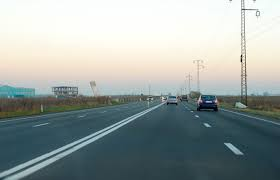
#> input picture DN1_1.jpg, 280 x 180 px, given in place of output1.mp4, which was not available
$ python caine.py   (older library calls are emulated)
#> lines starting #> are read from the running program, lines starting #| are printed output that depends on the picture; after the words box and inside, x2 and y2 are one past the last pixel; in counts of white or black regions, pixels touching at a corner belong together; pictures that were not available may be replaced by others from this repository, and a replacement may not be noted
import cv2
import numpy as np
import imutils
from imutils.video import WebcamVideoStream
from imutils.video import FPS
import time

#img = cv2.imread(r'C:\Users\dell\PycharmProjects\untitled\venv\caine.jpg')

cap = WebcamVideoStream(r'D:\boschmobchl\AndreiBosch\Advanced-Lane-Detection\output1.mp4').start()
# cap = cv2.VideoCapture(src=0)
time.sleep(1)
fps = FPS().start()

sx_thresh = (100, 255)
while True:
    img = cap.read()
#> img is the input picture: shape (180, 280, 3); mean B, G, R 159.7, 161.8, 152.1
    width = int(img.shape[1] * 50 / 100)
#> width = 140
    height = int(img.shape[0] * 50 / 100)
#> height = 90
    dim = (width, height)
#> dim = (140, 90)
    resized_img = cv2.resize(img, dim, interpolation=cv2.INTER_AREA)
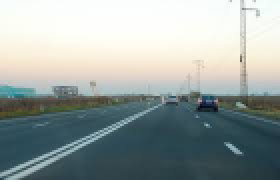
#> resized_img: shape (90, 140, 3) (shown 2 times larger); mean B, G, R 159.8, 162, 152.2


    frame = resized_img
    frame = frame[int(height/2):height, 0:0+width]
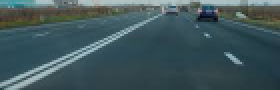
#> frame: shape (45, 140, 3) (shown 2 times larger); mean B, G, R 91.9, 87.3, 64.9


    blurred = cv2.GaussianBlur(frame, (7, 7), 0)
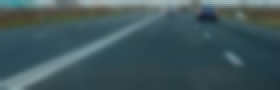
#> blurred: shape (45, 140, 3) (shown 2 times larger); mean B, G, R 91.8, 87.2, 64.8
    # [9 lines of commented-out code are left out]

    lower_white = np.array([[144, 144, 144]])
    upper_white = np.array([[255, 255, 255]])

    maskwhite = cv2.inRange(blurred, lower_white, upper_white)
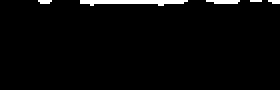
#> maskwhite: shape (45, 140) (shown 2 times larger); 2.7% white; 5 white regions (3 under 20 px), largest, box (x1, y1, x2, y2) and area: (40, 0, 94, 3) 111, (103, 0, 120, 2) 29
    reswhite = cv2.bitwise_and(blurred, blurred, mask = maskwhite)
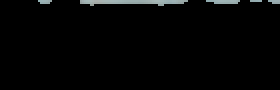
#> reswhite: shape (45, 140, 3) (shown 2 times larger); mean B, G, R 4.6, 4.6, 4.1

    sobelx = cv2.Sobel(reswhite, cv2.CV_64F, 1, 0, ksize=1)
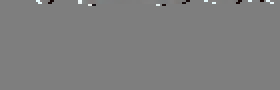
#> sobelx: shape (45, 140, 3) float64 (shown 2 times larger); mean B, G, R 0.1, 0.1, 0.1; drawn with min black and max white
    abs_sobelx = np.absolute(sobelx)
    scaled_sobelx = np.uint8(255 * abs_sobelx / np.max(abs_sobelx))
    sxbinary = np.zeros_like(scaled_sobelx)
    sxbinary[(scaled_sobelx >= sx_thresh[0]) & (scaled_sobelx <= sx_thresh[1])] = 1
    sxbinarye = sxbinary * 255  # (0, 255) cv2.imshow afiseaza doar in intervalul 0,255
    #daca ii dai intervalul 0,1, ea o sa iti dea inapoi imaginea in negru complet

    combined_binary = np.zeros_like(sxbinary)

    combined_binary[((reswhite >= 1) & (sxbinary == 1))] = 1
    # combined_binary[((g_binary == 1) & (sxbinary == 1))] = 1
    totalbinerye = combined_binary * 255


    cv2.imshow('verif_blurr', blurred)
    cv2.imshow('verif_final', totalbinerye)
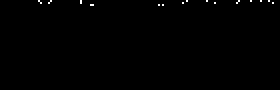
#> window 'verif_final': shape (45, 140, 3) (shown 2 times larger); 0.32% white in thin lines or dots, all inside (x1, y1, x2, y2) = (19, 0, 137, 3)
    #cv2.imshow('verif_imagine',sxbinarye)
    #cv2.imshow('rezultat', reswhite)
    k = cv2.waitKey(7) & 0xff
#> (key Esc is pressed here)
    if k == 27:
        break
    fps.update()

fps.stop()
print("[INFO] approx. FPS: {:.2f}".format(fps.fps()))
cap.stop()
cv2.destroyAllWindows()

# [77 lines of commented-out code are left out]


'''

binary_img = pipeline(img)

    undist = cv2.undistort(binary_img, mtx, dist, None, mtx)
    #cv2.imshow('verif_img_binara_undst',undist)
    #cv2.waitKey(0)
    #cv2.destroyAllWindows()
    img_size = (undist.shape[1], undist.shape[0])

    src = np.float32([[img_size[0]-20, img_size[1]/2+50], [img_size[0], img_size[1]-30], [0, img_size[1]-30], [20, img_size[1]/2+50]])

    offset = 10
    dst = np.float32([[img_size[0] - offset, 0], [img_size[0] - offset, img_size[1]],
                      [offset, img_size[1]], [offset, 0]])

    M = cv2.getPerspectiveTransform(src, dst)

    # atentia la IMG SIZE, paote se strica de aici. M transform matrix
    top_down = cv2.warpPerspective(undist, M, img_size)
    top_downe = top_down*255
    cv2.imshow('verif_top_down_birdseye.jpg', top_downe)
    cv2.waitKey(0)
    cv2.destroyAllWindows()


    # incarcam o imagine chessboard pt calibrare. o incarcam intr-o lista ca sa o folosim mai tarziu
cal_image_loc = glob.glob('camera_cal/*.jpg')
calibration_images = []

for fname in cal_image_loc:
    img = mpimg.imread(fname)
    calibration_images.append(img)

# in object points sunt coordonatele colturilor reale ale tablei de sah
objp = np.zeros((12 * 12, 3), np.float32)
objp[:, :2] = np.mgrid[0:9, 0:6].T.reshape(-1, 2)

# punctele tablei de sah se vor salva aici
objpoints = []
imgpoints = []  # in img points se salveaza colturile tablei de sah imaginare


# gasim punctele
for image in calibration_images:
    gray = cv2.cvtColor(image, cv2.COLOR_BGR2GRAY)
    ret, corners = cv2.findChessboardCorners(gray, (12, 12), None)  # 9 si 6 sunt pattern sizes
    if ret is True:
        objpoints.append(objp)
        imgpoints.append(corners)
        cv2.drawChessboardCorners(image, (12, 12), corners, ret)

#  traiasca opencv
ret, mtx, dist, rvecs, tvecs = cv2.calibrateCamera(objpoints, imgpoints, gray.shape[::-1], None, None)
# gray.shape e img size si none is flagurile
# print(gray.shape)

'''

$ run again, on DN1_3.jpg
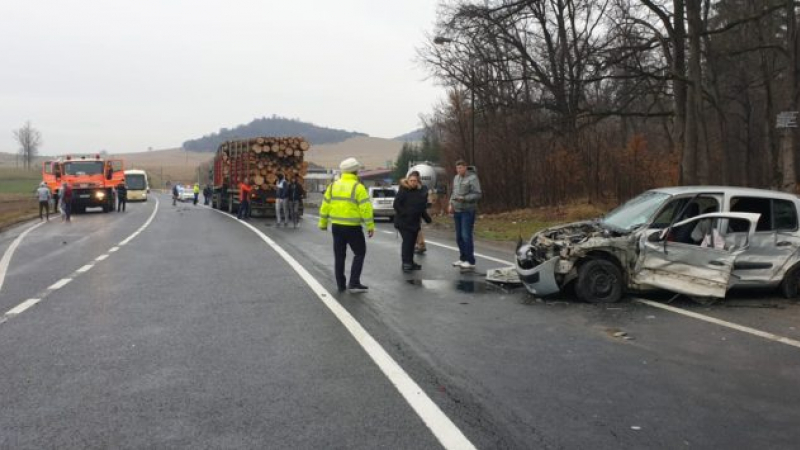
#> input picture DN1_3.jpg, 800 x 450 px, given in place of output1.mp4, which was not available
#> img is the input picture: shape (450, 800, 3); mean B, G, R 119.9, 122.1, 123.5
#> `maskwhite = cv2.inRange(blurred, lower_white, upper_white)`:
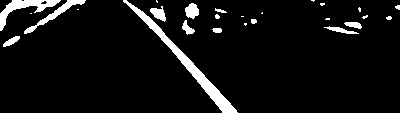
#> maskwhite: shape (113, 400); 6.7% white; 26 white regions (14 under 20 px), largest, box (x1, y1, x2, y2) and area: (123, 0, 238, 113) 1242, (0, 0, 61, 31) 532, (24, 0, 86, 34) 351
#> `cv2.imshow('verif_final', totalbinerye)`:
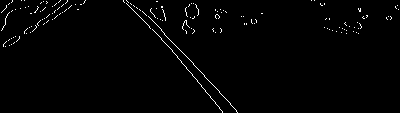
#> window 'verif_final': shape (113, 400, 3); 1.3% white in thin lines or dots
